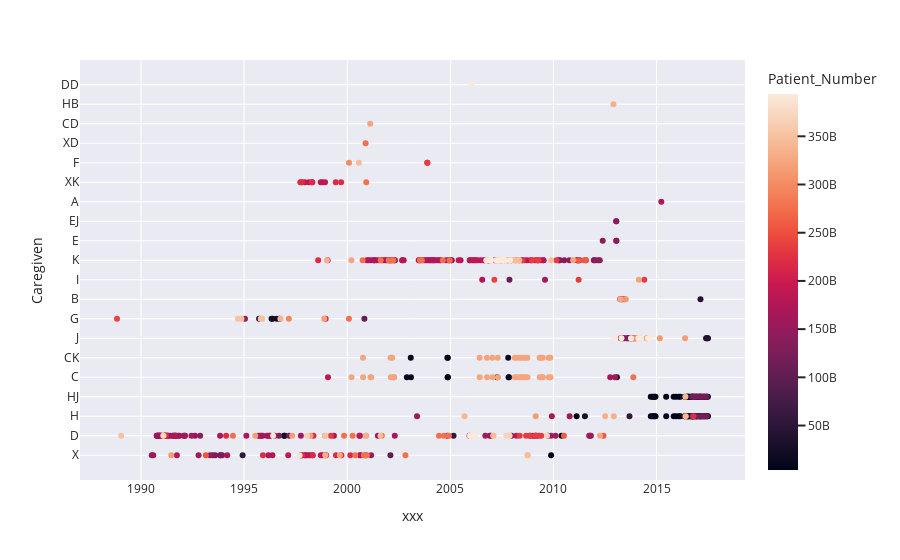

This figure's notebook cell:
### Markdown cell above
https://plotly.com/python/discrete-color/

### Code cell
import plotly.express as px

# gapminder = px.data.gapminder().query("continent=='Oceania'")
fig = px.scatter(df2, x="xxx", y="Caregiven", color='Patient_Number')
fig.show()

### Figure 1 — Plotly figure (JSON) as saved in the notebook; plotly's stock layout.template omitted (floating-point values rounded to 4 significant figures; data arrays with more than 128 entries replaced by an {"elided": "..."} marker saying what was removed)
{"data": [{"hovertemplate": "xxx=%{x}<br>Caregiven=%{y}<br>Patient_Number=%{marker.color}<extra></extra>", "legendgroup": "", "marker": {"color": {"elided": "600 int values"}, "coloraxis": "coloraxis", "symbol": "circle"}, "mode": "markers", "name": "", "orientation": "v", "showlegend": false, "type": "scatter", "x": {"elided": "600 str values"}, "xaxis": "x", "y": {"elided": "600 str values"}, "yaxis": "y"}], "layout": {"coloraxis": {"colorbar": {"title": {"text": "Patient_Number"}}, "colorscale": [[0, "rgb(2,4,25)"], [0.0625, "rgb(24,15,41)"], [0.125, "rgb(47,23,57)"], [0.1875, "rgb(71,28,72)"], [0.25, "rgb(97,30,82)"], [0.3125, "rgb(123,30,89)"], [0.375, "rgb(150,27,91)"], [0.4375, "rgb(177,22,88)"], [0.5, "rgb(203,26,79)"], [0.5625, "rgb(223,47,67)"], [0.625, "rgb(236,76,61)"], [0.6875, "rgb(242,107,73)"], [0.75, "rgb(244,135,95)"], [0.8125, "rgb(245,162,122)"], [0.875, "rgb(246,188,153)"], [0.9375, "rgb(247,212,187)"], [1, "rgb(250,234,220)"]]}, "legend": {"tracegroupgap": 0}, "margin": {"t": 60}, "xaxis": {"anchor": "y", "domain": [0, 1], "title": {"text": "xxx"}}, "yaxis": {"anchor": "x", "domain": [0, 1], "title": {"text": "Caregiven"}}}}
